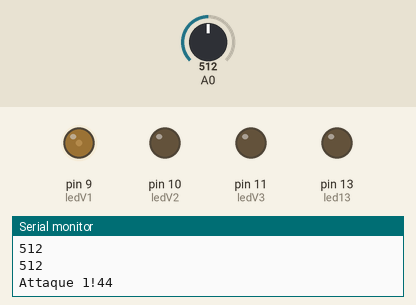
Simulated run of this sketch. Board: Arduino Uno, built with avr-gcc and run on an emulated ATmega328P. Parts: output pins drawn as LEDs (lit = HIGH), the last lines printed to the serial monitor. The inputs (shaded band) are chosen by the test bench; at power-on: A0 = 512.

Above: at 3.2 s.
3.3 s: A0 set to 437
At 4.5 s:
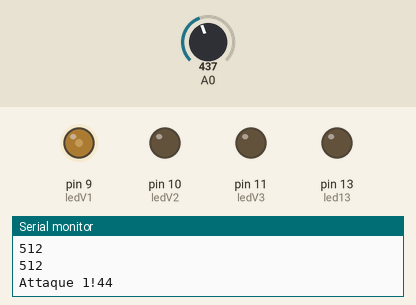
4.8 s: A0 set to 409
At 5.6 s:
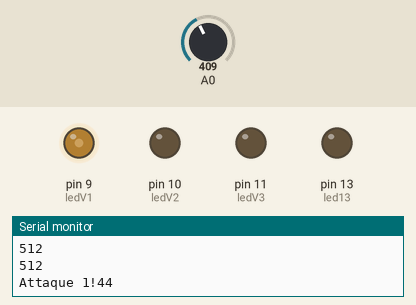
6.3 s: A0 set to 492
At 6.8 s:
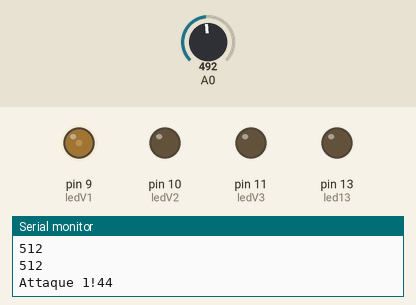
7.8 s: A0 set to 515
At 9.0 s:
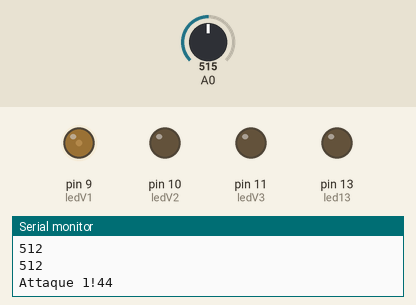
9.3 s: A0 set to 340
At 10.7 s:
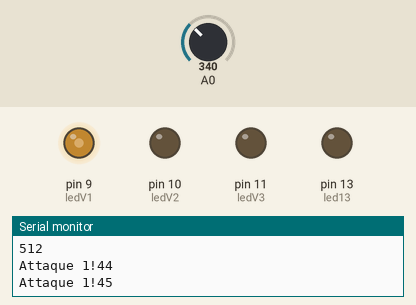
11.0 s: A0 set to 265
At 11.6 s:
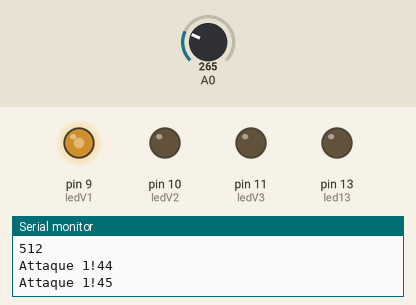
12.5 s: A0 set to 237
Timing chart, 0 to 15.0 s (numbered marks = the images above; inputs shaded):
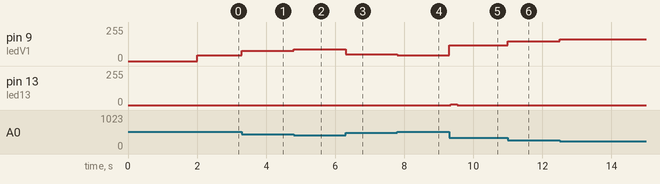

Measured:
- after the input at 3.3 s, pin 9 (ledV1): 44/255 → 76/255 at once
- after the input at 4.8 s, pin 9 (ledV1): 76/255 → 88/255 at once
- after the input at 6.3 s, pin 9 (ledV1): 88/255 → 52/255 at once
- after the input at 7.8 s, pin 9 (ledV1): 52/255 → 42/255 at once
- after the input at 9.3 s, pin 9 (ledV1): 42/255 → 118/255 at once; pin 13 (led13): 0/255 → 6/255 at once, → 0/255 0.20 s later
- after the input at 11.0 s, pin 9 (ledV1): 118/255 → 150/255 at once
- after the input at 12.5 s, pin 9 (ledV1): 150/255 → 162/255 at once

The sketch:

combi_0.2.ino
```cpp
int valSens1 ;
int valOldSens1 ;
int valSens2 ;
int valOldSens2 ;
int valSens3 ;
int valOldSens3 ;
int min1 = 40 ;
int max1 = 350 ;
int min2 = 40 ;
int max2 = 350 ;
int min3 = 40 ;
int max3 = 350 ;

int palier = 40 ;            //faire rapport division
//int vit = 5 ;            //vitesse, temps entre les 2 comparaisons de valeurs
boolean attaque1 = false;
boolean attaque2 = false;
boolean attaque3 = false;

const int bouton = 2 ;
const int led13 = 13 ;
unsigned long cooldown = 1000 ;
unsigned long temps = 0 ;
const int ledV1 = 9 ;
const int ledV2 = 10 ;
const int ledV3 = 11 ;

//////////////////////////////////////////////////////////////////////////////////////
/////////////////////////////////////FONCTIONS////////////////////////////////////////
//////////////////////////////////////////////////////////////////////////////////////

int moyenne(int param1) {                                           //faisage de moyenne
    static int tab[5] ;
    static int index=0;
    int moyenne ;

    tab[index]=param1;
    index++;
    if (index>=5) index=0;

    moyenne = (tab[0]+tab[1]+tab[2]+tab[3]+tab[4]) / 5;
    return moyenne ;
}

int pipe(int param1){                                              //delay de nombres
    static int tab[10] ;
    static int index=0;
    int trueVal ;
    tab[index]=param1;
    index++;
    if (index>=10) index=0;

    int ival = index+1;
    if(ival >= 10) ival = ival-10;

    trueVal = tab[ival];
  return trueVal;  }


bool trtAttaque (int sensNow, int sensAvant) {                      //attaque
bool coup = false ;

  if(sensNow - sensAvant <= -palier || sensNow - sensAvant >= palier) {
    return coup = true ;}


return coup = false  ;
  }
//////////////////////////////////////////////////////////////////////////////////////
///////////////////////////////////SETUP//////////////////////////////////////////////
//////////////////////////////////////////////////////////////////////////////////////


void setup() {
Serial.begin(9600);
pinMode(led13, OUTPUT);
pinMode(ledV1, OUTPUT) ;
pinMode(ledV2, OUTPUT) ;
pinMode(ledV3, OUTPUT) ;


  while (millis() < 2000) {        //ça calibre (fonction int calibreSens() ?)
valSens1 = analogRead(0);
if (valSens1 > max1) { max1 = valSens1 ;}
if (valSens1 < min1) { min1 = valSens1 ;}
Serial.println(valSens1);
  }

 }
//////////////////////////////////////////////////////////////////////////////////////
//////////////////////////////////////LOOP////////////////////////////////////////////
//////////////////////////////////////////////////////////////////////////////////////


void loop() {
  temps=millis();
  valSens1 = analogRead(0);

  valSens1 = map(valSens1, min1-20, max1+100, 255, 0);
  valSens1 = moyenne(valSens1);
  valSens1 = constrain(valSens1, 0, 255) ;
  valOldSens1 = pipe(valSens1);


  analogWrite(ledV1, valSens1);

attaque1=trtAttaque(valSens1, valOldSens1);


if (attaque1 == true && cooldown < temps) {
  int x=valSens1-valOldSens1 ;                   //tester la différece de valeurs
  Serial.print("Attaque 1!");
  Serial.println(x);
  cooldown = temps+200;
  }

if (cooldown > temps)   digitalWrite(led13, HIGH);
digitalWrite(led13, LOW);

}
```
